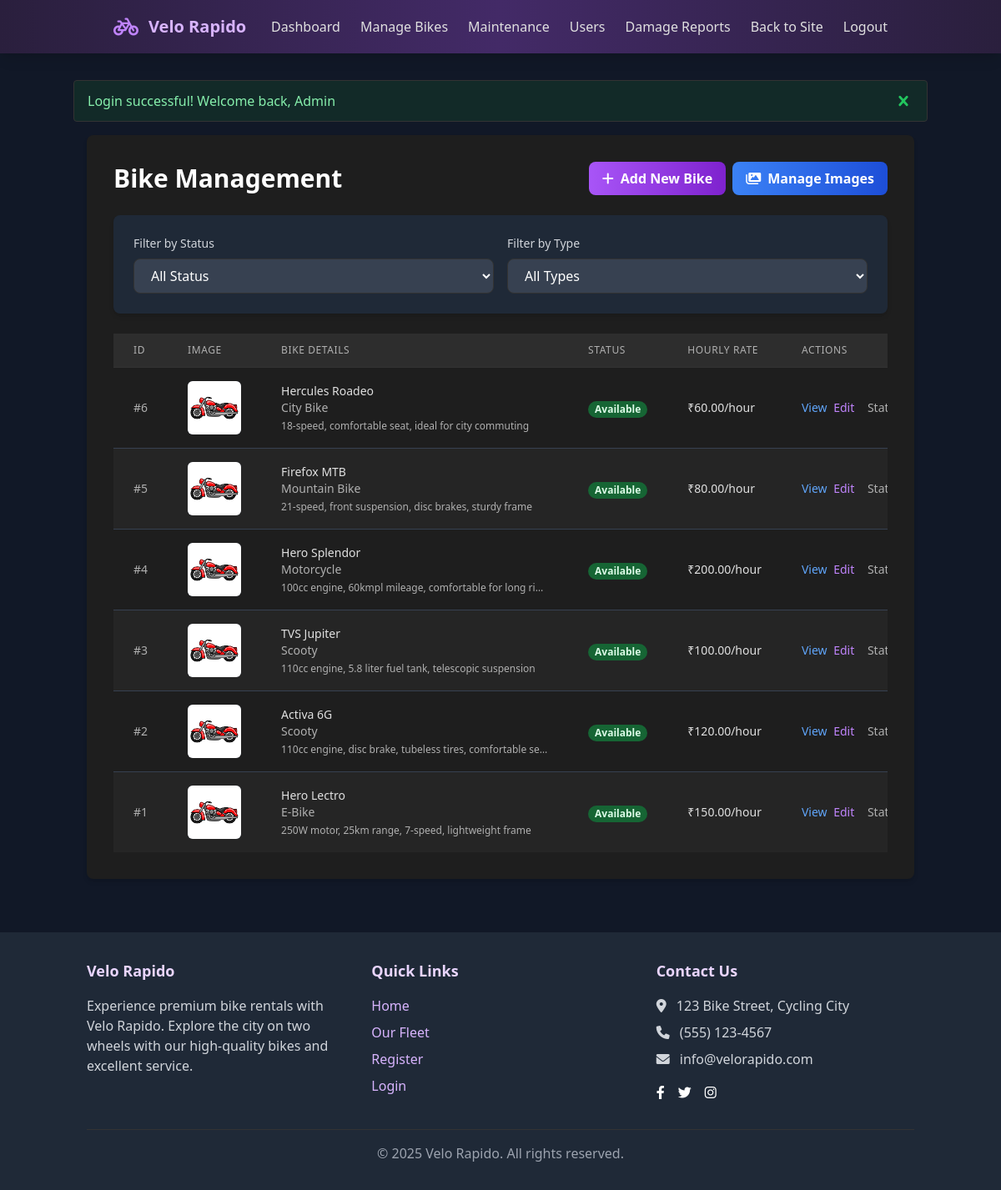
The app's page /admin/bikes/index.php (signed in) with its own data.
### tables this page shows
CREATE TABLE IF NOT EXISTS bikes (
    bike_id INT AUTO_INCREMENT PRIMARY KEY,
    bike_name VARCHAR(100) NOT NULL,
    bike_type VARCHAR(50) NOT NULL,
    specifications TEXT,
    image_path VARCHAR(255),
    hourly_rate DECIMAL(10, 2) NOT NULL,
    status ENUM('available', 'reserved', 'maintenance') NOT NULL DEFAULT 'available',
    created_at TIMESTAMP DEFAULT CURRENT_TIMESTAMP,
    updated_at DATETIME
);

### admin/bikes/index.php (the view, shortened to what this page needs)
<?php
require_once '../../db/db.php';
$action = isset($_GET['action']) ? sanitize($_GET['action']) : 'list';
$bikes = [];
$query = "SELECT * FROM bikes WHERE 1=1";
$params = [];
$query .= " ORDER BY bike_id DESC";
try {
    $stmt = $pdo->prepare($query);
    $stmt->execute($params);
    $bikes = $stmt->fetchAll();
} catch (PDOException $e) {
    $_SESSION['error_message'] = "Error fetching bikes: " . $e->getMessage();
    $bikes = [];
    $bike_types = [];
}
        ?>
        <?php
include '../../includes/header.php';
?>
<div class="bg-white dark:bg-gray-800 p-8 rounded-lg shadow-md mb-8">
    <div class="flex flex-col md:flex-row md:items-center md:justify-between mb-6">
        <h1 class="text-3xl font-bold dark:text-white">Bike Management</h1>
        <div class="mt-4 md:mt-0 flex flex-col md:flex-row gap-2">
            <?php if ($action !== 'add'): ?>
                <a href="index.php?action=add" class="bg-gradient-to-r from-purple-500 to-purple-700 hover:from-purple-600 hover:to-purple-800 text-white font-bold py-2 px-4 rounded-lg">
                    <i class="fas fa-plus mr-2"></i>Add New Bike
                </a>
            <?php endif; ?>
            <?php if ($action !== 'images'): ?>
                <a href="index.php?action=images" class="bg-gradient-to-r from-blue-500 to-blue-700 hover:from-blue-600 hover:to-blue-800 text-white font-bold py-2 px-4 rounded-lg">
                    <i class="fas fa-images mr-2"></i>Manage Images
                </a>
            <?php endif; ?>
        </div>
    </div>
    <?php if ($action === 'add'): ?>
    <div class="mb-6">
        <h2 class="text-xl font-semibold mb-4 dark:text-white">Add New Bike</h2>
        <form action="index.php?action=add" method="POST" enctype="multipart/form-data" class="space-y-6">
            <div class="grid grid-cols-1 md:grid-cols-2 gap-6">
                <div>
                    <label for="bike_name" class="block text-gray-700 dark:text-gray-300 text-sm font-medium mb-2">Bike Name</label>
                    <input type="text" id="bike_name" name="bike_name" class="form-input w-full px-4 py-2 border rounded-lg dark:bg-gray-700 dark:border-gray-600 dark:text-white"
                           value="<?php echo isset($_POST['bike_name']) ? htmlspecialchars($_POST['bike_name']) : ''; ?>" required>
                </div>
                <div>
                    <label for="bike_type" class="block text-gray-700 dark:text-gray-300 text-sm font-medium mb-2">Bike Type</label>
                    <select id="bike_type" name="bike_type" class="form-input w-full px-4 py-2 border rounded-lg dark:bg-gray-700 dark:border-gray-600 dark:text-white" required>
                        <option value="">Select Type</option>
                        <option value="Mountain Bike" <?php echo (isset($_POST['bike_type']) && $_POST['bike_type'] === 'Mountain Bike') ? 'selected' : ''; ?>>Mountain Bike</option>
                        <option value="Road Bike" <?php echo (isset($_POST['bike_type']) && $_POST['bike_type'] === 'Road Bike') ? 'selected' : ''; ?>>Road Bike</option>
                        <option value="City Bike" <?php echo (isset($_POST['bike_type']) && $_POST['bike_type'] === 'City Bike') ? 'selected' : ''; ?>>City Bike</option>
                        <option value="E-Bike" <?php echo (isset($_POST['bike_type']) && $_POST['bike_type'] === 'E-Bike') ? 'selected' : ''; ?>>E-Bike</option>
                        <option value="Kids Bike" <?php echo (isset($_POST['bike_type']) && $_POST['bike_type'] === 'Kids Bike') ? 'selected' : ''; ?>>Kids Bike</option>
                        <option value="Tandem Bike" <?php echo (isset($_POST['bike_type']) && $_POST['bike_type'] === 'Tandem Bike') ? 'selected' : ''; ?>>Tandem Bike</option>
                        <option value="Scooty" <?php echo (isset($_POST['bike_type']) && $_POST['bike_type'] === 'Scooty') ? 'selected' : ''; ?>>Scooty</option>
                        <option value="Motorcycle" <?php echo (isset($_POST['bike_type']) && $_POST['bike_type'] === 'Motorcycle') ? 'selected' : ''; ?>>Motorcycle</option>
                    </select>
                </div>
                <div>
                    <label for="hourly_rate" class="block text-gray-700 dark:text-gray-300 text-sm font-medium mb-2">Hourly Rate (₹)</label>
                    <input type="number" id="hourly_rate" name="hourly_rate" step="0.01" min="0" class="form-input w-full px-4 py-2 border rounded-lg dark:bg-gray-700 dark:border-gray-600 dark:text-white"
                           value="<?php echo isset($_POST['hourly_rate']) ? htmlspecialchars($_POST['hourly_rate']) : ''; ?>" required>
                </div>
                <div>
                    <label for="status" class="block text-gray-700 dark:text-gray-300 text-sm font-medium mb-2">Status</label>
                    <select id="status" name="status" class="form-input w-full px-4 py-2 border rounded-lg dark:bg-gray-700 dark:border-gray-600 dark:text-white" required>
                        <option value="available" <?php echo (isset($_POST['status']) && $_POST['status'] === 'available') ? 'selected' : ''; ?>>Available</option>
                        <option value="maintenance" <?php echo (isset($_POST['status']) && $_POST['status'] === 'maintenance') ? 'selected' : ''; ?>>Maintenance</option>
                    </select>
                </div>
            </div>
            <div>
                <label for="specifications" class="block text-gray-700 dark:text-gray-300 text-sm font-medium mb-2">Specifications</label>
                <textarea id="specifications" name="specifications" rows="4" class="form-input w-full px-4 py-2 border rounded-lg dark:bg-gray-700 dark:border-gray-600 dark:text-white"
                          placeholder="Enter bike specifications..."><?php echo isset($_POST['specifications']) ? htmlspecialchars($_POST['specifications']) : ''; ?></textarea>
            </div>
            <div>
                <label class="block text-gray-700 dark:text-gray-300 text-sm font-medium mb-2">Bike Image</label>
                <div class="mt-1 flex justify-center px-6 pt-5 pb-6 border-2 border-gray-300 dark:border-gray-600 border-dashed rounded-md dark:bg-gray-700">
                    <div class="space-y-1 text-center">
                        <svg class="mx-auto h-12 w-12 text-gray-400 dark:text-gray-500" stroke="currentColor" fill="none" viewBox="0 0 48 48" aria-hidden="true">
                            <path d="M28 8H12a4 4 0 00-4 4v20m32-12v8m0 0v8a4 4 0 01-4 4H12a4 4 0 01-4-4v-4m32-4l-3.172-3.172a4 4 0 00-5.656 0L28 28M8 32l9.172-9.172a4 4 0 015.656 0L28 28m0 0l4 4m4-24h8m-4-4v8m-12 4h.02" stroke-width="2" stroke-linecap="round" stroke-linejoin="round" />
                        </svg>
                        <div class="flex text-sm text-gray-600 dark:text-gray-400">
                            <label for="bike_image" class="relative cursor-pointer bg-white dark:bg-transparent rounded-md font-medium text-purple-600 dark:text-purple-400 hover:text-purple-500 dark:hover:text-purple-300 focus-within:outline-none">
                                <span>Upload a file</span>
                                <input id="bike_image" name="bike_image" type="file" class="sr-only" accept="image/*">
                            </label>
                            <p class="pl-1 dark:text-gray-400">or drag and drop</p>
                        </div>
                        <p class="text-xs text-gray-500 dark:text-gray-400">
                            PNG, JPG, GIF up to 5MB
                        </p>
                    </div>
                </div>
                <div id="image_preview" class="mt-3 hidden">
                    <p class="text-sm text-gray-500 dark:text-gray-400">Selected image:</p>
                    <div class="mt-1 relative">
                        <img id="preview_img" src="#" alt="Preview" class="max-h-32 rounded border dark:border-gray-600">
                        <button type="button" id="remove_image" class="absolute top-0 right-0 bg-red-500 text-white rounded-full p-1 transform translate-x-1/2 -translate-y-1/2">
                            <svg class="w-4 h-4" fill="none" stroke="currentColor" viewBox="0 0 24 24" xmlns="http://www.w3.org/2000/svg">
                                <path stroke-linecap="round" stroke-linejoin="round" stroke-width="2" d="M6 18L18 6M6 6l12 12"></path>
                            </svg>
                        </button>
                    </div>
                </div>
            </div>
            <div class="pt-4">
                <button type="submit" class="w-full bg-gradient-to-r from-purple-500 to-purple-700 hover:from-purple-600 hover:to-purple-800 text-white font-bold py-2 px-4 rounded-lg">
                    <i class="fas fa-plus-circle mr-2"></i>Add Bike to Fleet
                </button>
            </div>
        </form>
    </div>
    <?php else: ?>
    <div class="mb-6">
        <form action="index.php" method="GET" class="flex flex-wrap gap-4 bg-gray-800 p-6 rounded-lg shadow-md">
            <div class="flex-1 min-w-[200px]">
                <label for="status" class="block text-gray-300 text-sm font-medium mb-2">Filter by Status</label>
                <select name="status" id="status" class="form-input w-full border rounded-lg px-4 py-2 bg-gray-700 border-gray-600 text-white" onchange="this.form.submit()">
                    <option value="">All Status</option>
                </select>
            </div>
            <div class="flex-1 min-w-[200px]">
                <label for="type" class="block text-gray-300 text-sm font-medium mb-2">Filter by Type</label>
                <select name="type" id="type" class="form-input w-full border rounded-lg px-4 py-2 bg-gray-700 border-gray-600 text-white" onchange="this.form.submit()">
                    <option value="">All Types</option>
                </select>
            </div>
        </form>
    </div>
    <?php if (empty($bikes)): ?>
        <div class="bg-gray-50 dark:bg-gray-700 p-6 text-center rounded-lg border border-gray-200 dark:border-gray-600">
            <p class="text-gray-600 dark:text-gray-400">No bikes found matching your criteria.</p>
        </div>
    <?php else: ?>
        <div class="overflow-x-auto">
            <table class="min-w-full divide-y divide-gray-200 dark:divide-gray-700">
                <thead class="bg-gray-50 dark:bg-gray-700">
                    <tr>
                        <th scope="col" class="px-6 py-3 text-left text-xs font-medium text-gray-500 dark:text-gray-300 uppercase tracking-wider">ID</th>
                        <th scope="col" class="px-6 py-3 text-left text-xs font-medium text-gray-500 dark:text-gray-300 uppercase tracking-wider">Image</th>
                        <th scope="col" class="px-6 py-3 text-left text-xs font-medium text-gray-500 dark:text-gray-300 uppercase tracking-wider">Bike Details</th>
                        <th scope="col" class="px-6 py-3 text-left text-xs font-medium text-gray-500 dark:text-gray-300 uppercase tracking-wider">Status</th>
                        <th scope="col" class="px-6 py-3 text-left text-xs font-medium text-gray-500 dark:text-gray-300 uppercase tracking-wider">Hourly Rate</th>
                        <th scope="col" class="px-6 py-3 text-left text-xs font-medium text-gray-500 dark:text-gray-300 uppercase tracking-wider">Actions</th>
                    </tr>
                </thead>
                <tbody class="bg-white dark:bg-gray-800 divide-y divide-gray-200 dark:divide-gray-700">
                    <?php foreach ($bikes as $bike): ?>
                        <tr>
                            <td class="px-6 py-4 whitespace-nowrap text-sm text-gray-500 dark:text-gray-300">
                                #<?php echo $bike['bike_id']; ?>
                            </td>
                            <td class="px-6 py-4 whitespace-nowrap">
                                <div class="h-16 w-16 rounded-md overflow-hidden bg-gray-100 dark:bg-gray-700">
                                    <img src="<?php echo $bike['image_path'] ? '../../' . $bike['image_path'] : '../../assets/images/default-bike.jpg'; ?>"
                                         alt="<?php echo htmlspecialchars($bike['bike_name']); ?>"
                                         class="h-full w-full object-cover">
                                </div>
                            </td>
                            <td class="px-6 py-4">
                                <div class="text-sm font-medium text-gray-900 dark:text-white"><?php echo htmlspecialchars($bike['bike_name']); ?></div>
                                <div class="text-sm text-gray-500 dark:text-gray-400"><?php echo htmlspecialchars($bike['bike_type']); ?></div>
                                <div class="text-xs text-gray-500 dark:text-gray-400 mt-1 max-w-xs truncate"><?php echo htmlspecialchars($bike['specifications']); ?></div>
                            </td>
                            <td class="px-6 py-4 whitespace-nowrap">
                                <?php if ($bike['status'] === 'available'): ?>
                                    <span class="px-2 inline-flex text-xs leading-5 font-semibold rounded-full bg-green-100 text-green-800 dark:bg-green-800 dark:text-green-100">
                                        Available
                                    </span>
                                <?php elseif ($bike['status'] === 'reserved'): ?>
                                    <span class="px-2 inline-flex text-xs leading-5 font-semibold rounded-full bg-yellow-100 text-yellow-800 dark:bg-yellow-800 dark:text-yellow-100">
                                        Reserved
                                    </span>
                                <?php else: ?>
                                    <span class="px-2 inline-flex text-xs leading-5 font-semibold rounded-full bg-red-100 text-red-800 dark:bg-red-800 dark:text-red-100">
                                        Maintenance
                                    </span>
                                <?php endif; ?>
                            </td>
                            <td class="px-6 py-4 whitespace-nowrap text-sm text-gray-900 dark:text-white">
                                ₹<?php echo number_format($bike['hourly_rate'], 2); ?>/hour
                            </td>
                            <td class="px-6 py-4 whitespace-nowrap text-sm space-x-1">
                                <a href="index.php?action=view&id=<?php echo $bike['bike_id']; ?>" class="text-blue-600 hover:text-blue-900 dark:text-blue-400 dark:hover:text-blue-300">View</a>
                                <a href="../bikes/edit.php?id=<?php echo $bike['bike_id']; ?>" class="text-purple-600 hover:text-purple-900 dark:text-purple-400 dark:hover:text-purple-300">Edit</a>
                                <?php if ($bike['status'] !== 'reserved'): ?>
                                    <div class="dropdown inline-block relative">
                                        <button class="text-gray-600 hover:text-gray-900 dark:text-gray-400 dark:hover:text-gray-300 ml-2">Status <i class="fas fa-caret-down"></i></button>
                                    </div>
                                <?php endif; ?>
                            </td>
                        </tr>
                    <?php endforeach; ?>
                </tbody>
            </table>
        </div>
    <?php endif; ?>
    <?php endif; ?>
</div>
<?php include '../../includes/footer.php'; ?>

### records on screen
bikes: bike_id "6", bike_name "Hercules Roadeo", bike_type "City Bike", specifications "18-speed, comfortable seat, ideal for city commuting", status "Available", hourly_rate "60.00"
bikes: bike_id "5", bike_name "Firefox MTB", bike_type "Mountain Bike", specifications "21-speed, front suspension, disc brakes, sturdy frame", status "Available", hourly_rate "80.00"
bikes: bike_id "4", bike_name "Hero Splendor", bike_type "Motorcycle", specifications "100cc engine, 60kmpl mileage, comfortable for long ri…", status "Available", hourly_rate "200.00"
bikes: bike_id "3", bike_name "TVS Jupiter", bike_type "Scooty", specifications "110cc engine, 5.8 liter fuel tank, telescopic suspension", status "Available", hourly_rate "100.00"
bikes: bike_id "2", bike_name "Activa 6G", bike_type "Scooty", specifications "110cc engine, disc brake, tubeless tires, comfortable seat", status "Available", hourly_rate "120.00"
bikes: bike_id "1", bike_name "Hero Lectro", bike_type "E-Bike", specifications "250W motor, 25km range, 7-speed, lightweight frame", status "Available", hourly_rate "150.00"

### other values on screen
$_SESSION['flash_message'] "Login successful! Welcome back, Admin"
